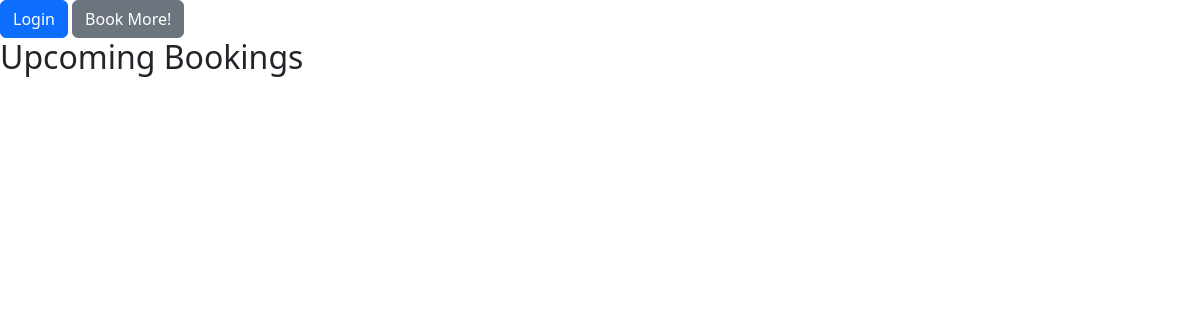
Page /api/history/ (signed in) on the earlier database version.
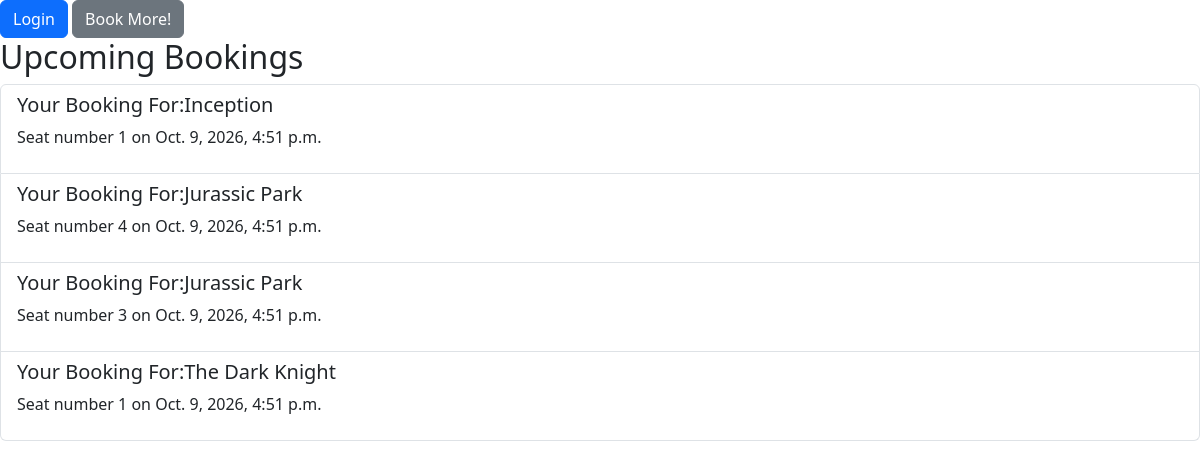
Same page on the later database version.
### bookings/models.py (models this page shows, shortened)
class Booking(models.Model):
    movie = models.ForeignKey(Movie,on_delete=models.CASCADE)
    seat = models.ForeignKey(Seat,on_delete=models.CASCADE)
    user = models.ForeignKey(settings.AUTH_USER_MODEL,on_delete=models.CASCADE)
    booking_date = models.DateTimeField(auto_now_add=True)

class Movie(models.Model):
    title = models.CharField(max_length = 200)
    description = models.TextField()
    release_date = models.DateField()
    duration = models.PositiveIntegerField()
    def __str__(self):
        return self.title

class Seat(models.Model):
    seat_number = models.PositiveIntegerField()
    booking_status = models.BooleanField(default=False)
    def __str__(self):
        return f"Seat number {self.seat_number}"

### bookings/views.py (the view)
# urls.py: path('history/',booking_history,name = 'booking_history'),
@login_required
def booking_history(request):
    bookings = Booking.objects.filter(user=request.user)
    return render(request,'bookings/booking_history.html',{'bookings':bookings})

### bookings/templates/bookings/booking_history.html (shortened to what this page needs)
{% extends 'bookings/base.html' %}
{% block content %}
<a href="{% url 'movie_list' %}" class="btn btn-secondary"> Book More! </a>
<h2>Upcoming Bookings</h2>
    <ul class="list-group">
        {% for booking in bookings %}
            <li class="list-group-item">
                <h5>Your Booking For:{{booking.movie}} </h5>
                <p>
                    {{booking.seat}} on {{booking.booking_date}}
                </p>
            </li>
        {% endfor %}
    </ul>
{% endblock %}

Differences in the rows shown:
added Booking: movie "Inception", seat "Seat number 1", booking_date "Oct. 9, 2026, 4:51 p.m."
added Booking: movie "Jurassic Park", seat "Seat number 4", booking_date "Oct. 9, 2026, 4:51 p.m."
added Booking: movie "Jurassic Park", seat "Seat number 3", booking_date "Oct. 9, 2026, 4:51 p.m."
added Booking: movie "The Dark Knight", seat "Seat number 1", booking_date "Oct. 9, 2026, 4:51 p.m."
